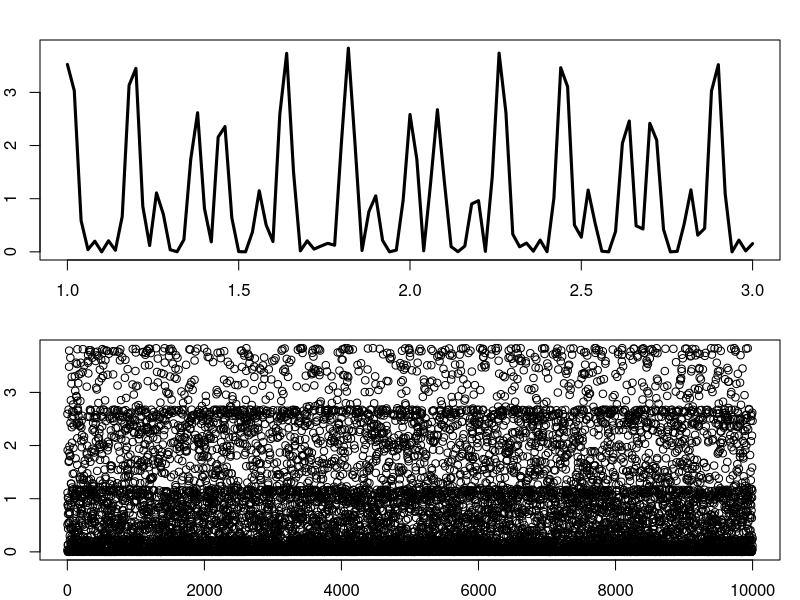
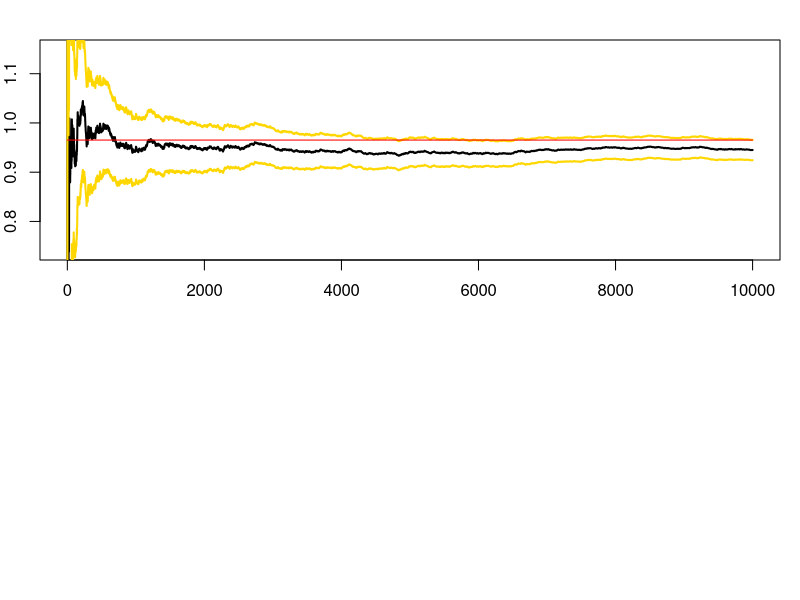

Source code (R) for these figures, in order: (Note: this script raises an error after producing the figures.)
h = function(x){(cos(50*x)+ sin(20*x))^2}

par(mar=c(2,2,2,1),mfrow=c(2,1))
curve(h, xlab="Function", ylab="", from=1, to = 3, lwd=3)
analyticalIntegral = integrate(h,0,1)

# takes a sample from the uniform and evaluate the h function on it
nSim=10^4
x=h(runif(nSim))
plot(x)
estInt = cumsum(x)/(1:nSim)
# plot(estInt[400:500])
estVar= (cumsum((x-estInt)^2))/(1:nSim)^2
#plot(estVar, type="l", lwd = 1)
#lines(estInt, type="l", lwd = 2, col= "red")  
estErr = sqrt(estVar)
plot(estInt, xlab="Mean and error range", type = "l", lwd=2, ylim =
      + mean(x)+20*c(-estErr[nSim], estErr[nSim]), ylab="")
lines(estInt+2*estErr, col = "gold", lwd=2)
lines(estInt-2*estErr, col = "gold", lwd=2)
lines(analyticalIntegral$value * rep(1, length(estErr)), col = "red")

## Cauchy vs Normal

nSim=10^6
monteCarloIntegrand = function(h, FUN = rnorm, nSim, ifPlot) {
  # first we draw from Normal and evaluate the Cauchy function
  #h = function(x){(1/(1+x^2))}
  par(mar=c(2,2,2,1),mfrow=c(2,1))
#  curve(h, xlab="Function", ylab="", from=0, to = 1, lwd=3)
  analyticalIntegral = integrate(h,0,1)
  
  # takes a sample from the uniform and evaluate the h function on it
  sampleFromPdf <- FUN(nSim)
  #sampleFromPdf<-sampleFromPdf(sampleFromPdf<1 && sampleFromPdf>0)
  
  x<-h(sampleFromPdf)

  estInt = cumsum(x)/(1:nSim)
  # plot(estInt[400:500])
  estVar= (cumsum((x-estInt)^2))/(1:nSim)^2
  #plot(estVar, type="l", lwd = 1)
  #lines(estInt, type="l", lwd = 2, col= "red")  
  estErr = sqrt(estVar)

  if (ifPlot == 1){
    plotCOnvergence(x, estInt, estErr, nSim, analyticalIntegral)
  }
  outputVariables<-list(analyticalIntegral$value, estInt, estErr)
  
  return(outputVariables)
}

# Construct the integral over the product of Cauchy and Normal
h1 = function(x){(x/(1+x^2))}
h2 = function(x){(1/(1+x^2))}

output1 <- monteCarloIntegrand(h1,rnorm, nSim,1) # check, if we change from runif to rnorm 0< <1 then it should still not be equal to analytical integral 
output2 <- monteCarloIntegrand(h2,rnorm, nSim,0)

h3 = function(x){x/exp((x^2)/2)}
h4 = function(x){1/exp((x^2)/2)}

output3 <- monteCarloIntegrand(h3,rcauchy, nSim,0)
output4 <- monteCarloIntegrand(h4,rcauchy, nSim,0)
plot(output1[[2]]/output2[[2]], type="l", lwd=2, ylim =
       + mean(output1[[2]]/output2[[2]])+20*c(-output1[[3]][nSim], output1[[3]][nSim]))

lines(output3[[2]]/output4[[2]], lwd=2, col="red") 


## Importance sampling
plotConvergence = function(x, estInt, estErr, nSim, analyticalIntegral){
  plot(estInt, xlab="Mean and error range", type = "l", lwd=2, ylim =
         + mean(x)+20*c(-estErr[nSim], estErr[nSim]), ylab="")
  lines(estInt+2*estErr, col = "gold", lwd=2)
  lines(estInt-2*estErr, col = "gold", lwd=2)
  lines(analyticalIntegral$value * rep(1, length(estErr)), col = "red")
}


monteCarloIS = function(h, funF = rnorm, funG = rnorm, nSim, ifPlot, paramsFG = list(0,1,0,1)) {
  
# paramsFG contains the parameters of the distribution F and G in a sequence, first F then G
  analyticalIntegral = integrate(h,0,1)
  
  # derive the dprob functions from rprob functions
  funDensityF<-get(paste("d", substring(substitute(funF),2), sep=""))
  funDensityG<-get(paste("d", substring(substitute(funG),2), sep=""))
  
  
  sampleG <- funG(nSim, paramsFG[[3]], paramsFG[[4]])
  # takes a sample from the g and evaluates the integral on it
  x<-h(sampleG) * funDensityF(sampleG, paramsFG[[1]], paramsFG[[2]]) / funDensityG(sampleG, paramsFG[[3]], paramsFG[[4]]) 
  
  estInt = cumsum(x)/(1:nSim)
  # plot(estInt[400:500])
  estVar= (cumsum((x-estInt)^2))/(1:nSim)^2
  #plot(estVar, type="l", lwd = 1)
  #lines(estInt, type="l", lwd = 2, col= "red")  
  estErr = sqrt(estVar)
  
  if (ifPlot == 1){
    plotConvergence(x, estInt, estErr, nSim, analyticalIntegral)
  }
  outputVariables<-list(analyticalIntegral, estInt, estErr)
  
  return(outputVariables)
}



## comparison of standard monte carlo integration versus importance sampling
h = function(x){exp(-(x-3)^2/2) + exp(-(x-6)^2/2)}
nSim = 1000
monteCarloIntegralApproximation = monteCarloIS(h, runif, runif, nSim, 1, list(0,1,0,1))
## Example 3.3.5
# the importance sampling with f=g is the same as standard monte carlo integration
# we define a function that is squared non integrable 
h = function(x){sqrt(abs(x/(1-x)))}
# lets first use the t distribution to generate the sample. In that case the degrees of freedom equal df and the location parameter is 0  
df = 12
mCIAT = monteCarloIS(h, rt, rt, nSim, 1, list(df,0,df,0))
mCIAC = monteCarloIS(h, rt, rcauchy, nSim, 1, list(df,0,0,1))
mCIAN = monteCarloIS(h, rt, rnorm, nSim, 1, list(df,0,0,df/(df-2)))

# save all the results in the list to compare the convergence
listEstint=list(mCIAT[[2]], mCIAC[[2]], mCIAN[[2]])

compareConvergence = function(listEstint){
  plot(listEstint[[1]], type = "l", lwd=2, ylim =
         + mean(listEstint[[1]])+10*c(-sd(listEstint[[1]]), sd(listEstint[[1]])), ylab="")
  for (i in 2:length(listEstint)) {
    lines(listEstint[[i]], lwd=2, col = i) 
    legend("topleft", legend = 1:length(listEstint), col=1:length(listEstint), pch=1)
    } }
compareConvergence(listEstint)

monteCarloIntegralApproximation = monteCarloIS(h, runif, runif, nSim, 1, list(0,1,0,1))






